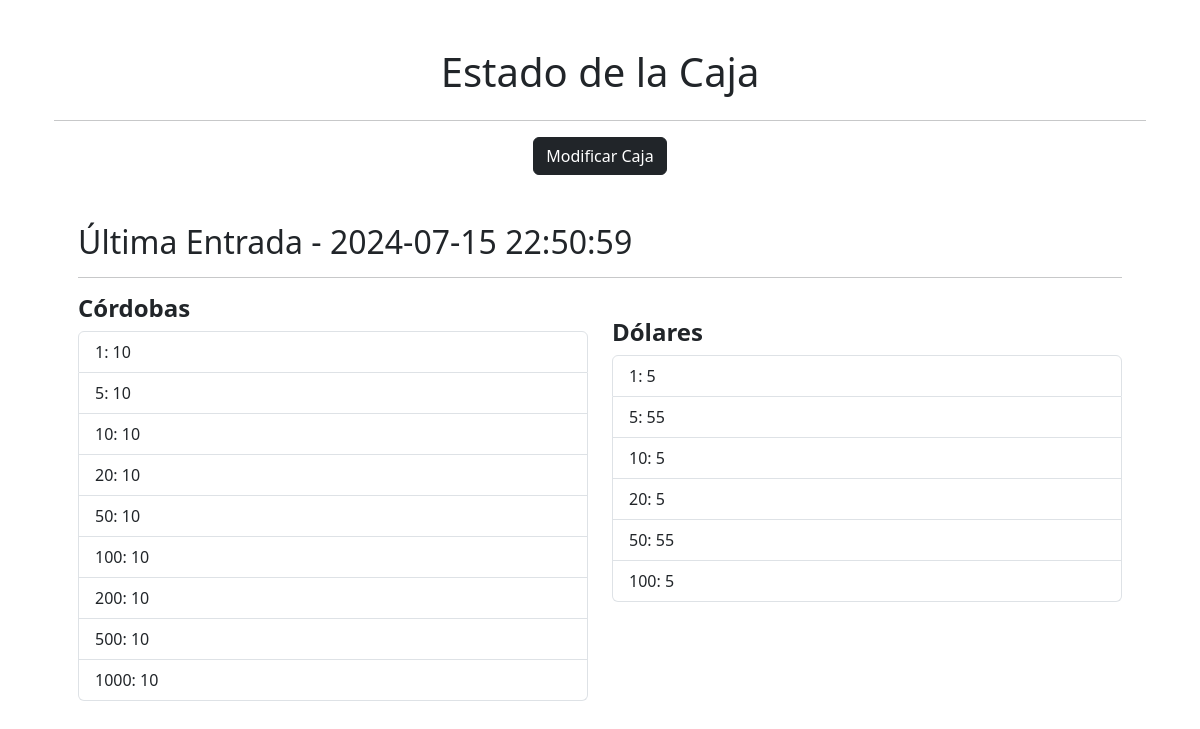
Page /caja/get on the committed database.
### app/models/caja.py (models this page shows, shortened)
class Caja(db.Model):
    id = db.Column(db.Integer, primary_key=True)
    fecha = db.Column(db.DateTime, nullable=False, default=datetime.utcnow)
    moneda_local_1 = db.Column(db.Integer, default=0)  # Ejemplo: billetes de 1
    moneda_local_5 = db.Column(db.Integer, default=0)  # Ejemplo: billetes de 5
    moneda_local_10 = db.Column(db.Integer, default=0)  # Ejemplo: billetes de 10
    moneda_local_20 = db.Column(db.Integer, default=0)  # Ejemplo: billetes de 20
    moneda_local_50 = db.Column(db.Integer, default=0)  # Ejemplo: billetes de 50
    moneda_local_100 = db.Column(db.Integer, default=0)  # Ejemplo: billetes de 100
    moneda_local_200 = db.Column(db.Integer, default=0)  # Ejemplo: billetes de 200
    moneda_local_500 = db.Column(db.Integer, default=0)  # Ejemplo: billetes de 500
    moneda_local_1000 = db.Column(db.Integer, default=0)  # Ejemplo: billetes de 1000
    dolar_1 = db.Column(db.Integer, default=0)  # Ejemplo: billetes de 1 dólar
    dolar_5 = db.Column(db.Integer, default=0)  # Ejemplo: billetes de 5 dólares
    dolar_10 = db.Column(db.Integer, default=0)  # Ejemplo: billetes de 10 dólares
    dolar_20 = db.Column(db.Integer, default=0)  # Ejemplo: billetes de 20 dólares
    dolar_50 = db.Column(db.Integer, default=0)  # Ejemplo: billetes de 50 dólares
    dolar_100 = db.Column(db.Integer, default=0)  # Ejemplo: billetes de 100 dólares

### app/views/main.py (the view)
@main.route('/caja/get')
def get_caja():
    caja = Caja.query.order_by(Caja.id.desc()).first()
    return render_template('main/get_caja.html', caja=caja)

### app/templates/main/get_caja.html (shortened to what this page needs)
{%extends 'base.html'%}
{%block content%}
<div class="container text-center mt-5">
    <h1 class="mb-4">Estado de la Caja</h1>
    <hr>
</div>
<div class="container text-center">
    <a class="btn btn-dark" href="{{url_for('main.set_caja')}}">Modificar Caja</a>
</div>
<div class="container mt-5">
    {% if caja %}
    <div class="container">
        <div class="container">
            <h2 class="card-title">Última Entrada - {{ caja.fecha.strftime('%Y-%m-%d %H:%M:%S') }}</h2>
            <hr>
        </div>
        <div class="container">
            <div class="row">
                <div class="col-md-6">
                    <h4><b>Córdobas</b></h4>
                    <ul class="list-group">
                        <li class="list-group-item">1: {{ caja.moneda_local_1 }}</li>
                        <li class="list-group-item">5: {{ caja.moneda_local_5 }}</li>
                        <li class="list-group-item">10: {{ caja.moneda_local_10 }}</li>
                        <li class="list-group-item">20: {{ caja.moneda_local_20 }}</li>
                        <li class="list-group-item">50: {{ caja.moneda_local_50 }}</li>
                        <li class="list-group-item">100: {{ caja.moneda_local_100 }}</li>
                        <li class="list-group-item">200: {{ caja.moneda_local_200 }}</li>
                        <li class="list-group-item">500: {{ caja.moneda_local_500 }}</li>
                        <li class="list-group-item">1000: {{ caja.moneda_local_1000 }}</li>
                    </ul>
                </div>
                <div class="col-md-6">
                    <h4 class="mt-4"><b>Dólares</b></h4>
                    <ul class="list-group">
                        <li class="list-group-item">1: {{ caja.dolar_1 }}</li>
                        <li class="list-group-item">5: {{ caja.dolar_5 }}</li>
                        <li class="list-group-item">10: {{ caja.dolar_10 }}</li>
                        <li class="list-group-item">20: {{ caja.dolar_20 }}</li>
                        <li class="list-group-item">50: {{ caja.dolar_50 }}</li>
                        <li class="list-group-item">100: {{ caja.dolar_100 }}</li>
                    </ul>
                </div>
            </div>
        </div>
    </div>
    {% else %}
    <div class="alert alert-warning" role="alert">
        No hay entradas en la caja.
    </div>
    {% endif %}
</div>
{%endblock%}

### rows in the picture
Caja: fecha "2024-07-15 22:50:59", moneda_local_1 "10", moneda_local_5 "10", moneda_local_10 "10", moneda_local_20 "10", moneda_local_50 "10", moneda_local_100 "10", moneda_local_200 "10", moneda_local_500 "10", moneda_local_1000 "10", dolar_1 "5", dolar_5 "55", dolar_10 "5", dolar_20 "5", dolar_50 "55", dolar_100 "5"
